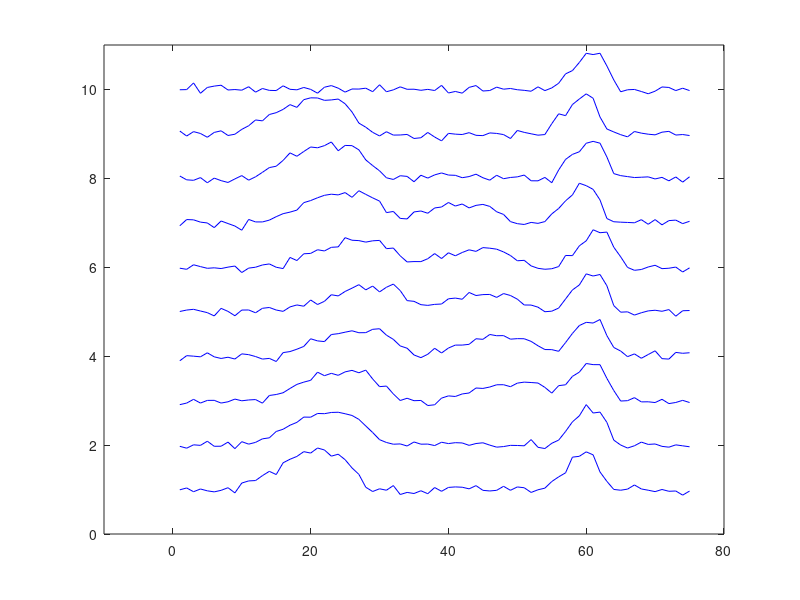

Write MATLAB code to recreate this figure.
T = 75;

x0 = [0:0.1:1,1,1,1,1,1:-0.2:0];
x1 = [0:0.2:1,1,1,0.6,0.2,0];
x = zeros(1,T);

dat = zeros(10,T);

% event 1
for ii=2:6
    tmp = zeros(1,T);
    t0 = 5+ii*2;
    t1 = t0+numel(x0)-1;
    tmp(t0:t1) = x0*(-0.08*ii+1.16);
    dat(ii,:) = dat(ii,:)+tmp;
end

for ii=10:-1:7
    tmp = zeros(1,T);
    t0 = 5+(12-ii)*2;
    t1 = t0+numel(x0)-1;
    tmp(t0:t1) = x0*(-0.08*(12-ii)+1.16);
    dat(ii,:) = dat(ii,:)+tmp;
end

% event 2
for ii=4:8
    tmp = zeros(1,T);
    t0 = 22+ii*2;
    t1 = t0+numel(x0)-1;
    tmp(t0:t1) = x0*0.5;
    dat(ii,:) = dat(ii,:)+tmp;
end

% % event 3
% for ii=7:10
%     tmp = zeros(1,T);
%     t0 = 3;
%     t1 = t0+numel(x1)-1;
%     tmp(t0:t1) = x1;
%     dat(ii,:) = dat(ii,:)+tmp;
% end

% event 4
for ii=1:10
    tmp = zeros(1,T);
    t0 = 55+round(randn()/1.5);
    t1 = t0+numel(x1)-1;
    tmp(t0:t1) = x1;
    dat(ii,:) = dat(ii,:)+tmp;
end

%
figure;
dat = dat + randn(size(dat))*0.06;
for ii=1:10
    tmp = dat(ii,:);
    plot(tmp*0.8+11-ii,'b');hold on
end
axis([-10,80,0,11])
grid off



